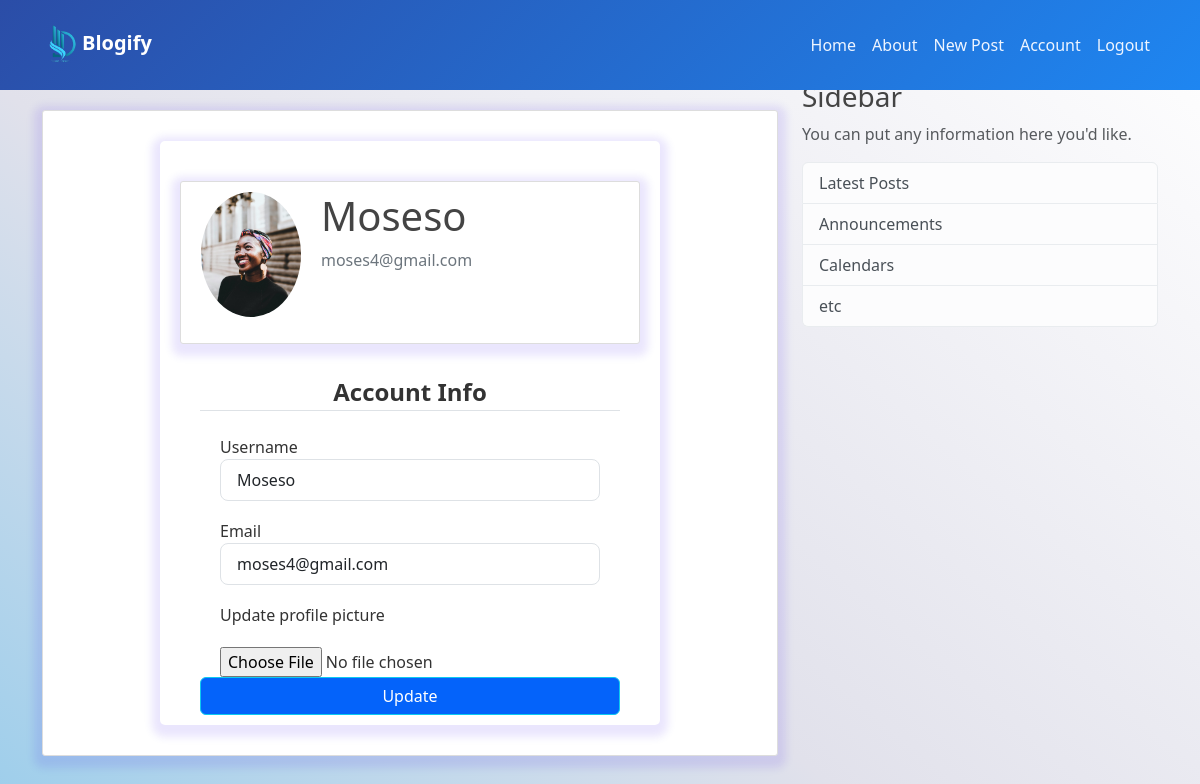
Page /account (signed in) on the committed database.
### Blogify/model.py (models this page shows, shortened)
class User(db.Model, UserMixin):
    id = db.Column(db.Integer, primary_key=True)
    username = db.Column(db.String(20), unique=True, nullable=False)
    email = db.Column(db.String(120), unique=True, nullable=False)
    image_file = db.Column(db.String(20), nullable=False, default='default.jpg')
    password = db.Column(db.String(60), nullable=False)
    posts = db.relationship('Post', backref='author', lazy=True)

### Blogify/route.py (the view)
@app.route('/account', methods=['GET', 'POST'])
@login_required
def account():
    form = UpdateAccountForm()
    if form.validate_on_submit():
        if form.picture.data:
            picture_file = photos.save(form.picture.data)
            filename_url = url_for('upload_photo', filename=picture_file)
        current_user.username = form.username.data
        current_user.email = form.email.data
        current_user.image_file = filename_url
        db.session.commit()
        flash('Account updated successfully!', 'success')
        return redirect(url_for('account'))
    elif request.method == 'GET':
        form.username.data = current_user.username
        form.email.data = current_user.email
    return render_template('account.html', title='Account',
                           form=form)

### Blogify/forms.py (shortened to what this page needs)
class UpdateAccountForm(FlaskForm):
    username = StringField('Username',
                           validators=[DataRequired(), Length(min=4, max=6)])
    email = StringField('Email',
                        validators=[DataRequired(), Email()])
    picture = FileField('Update profile picture',
                        validators=[FileAllowed(photos, 'Images only')])
    submit = SubmitField('Update')

### Blogify/model.py (called while the page is built)
@login_manager.user_loader
def load_user(user_id):
    return User.query.get(int(user_id))

### Blogify/templates/account.html (shortened to what this page needs)
{% extends "main.html" %}
{% block content %}
<div class="content">
    <div class="content-section">
        <div class="media">
          <img class="rounded-circle account-img" style="object-fit: cover;" src="{{ current_user.image_file }}">
          <div class="media-body">
            <h2 class="account-heading">{{ current_user.username }}</h2>
            <p class="text-secondary">{{ current_user.email }}</p>
          </div>
        </div>
          <form method="POST" action="" enctype="multipart/form-data">
              <fieldset class="form-group">
                  <legend class="border-bottom mb-4">Account Info</legend>
                  <div class="form-group">
                      {{ form.username.label(class="form-control-label") }}
                      {% if form.username.errors %}
                          {{ form.username(class="form-control form-control-lg is-invalid") }}
                          <div class="invalid-feedback">
                              {% for error in form.username.errors %}
                                  <span>{{ error }}</span>
                              {% endfor %}
                          </div>
                      {% else %}
                          {{ form.username(class="form-control form-control-lg") }}
                      {% endif %}
                  </div>
                  <div class="form-group">
                      {{ form.email.label(class="form-control-label") }}
                      {% if form.email.errors %}
                          {{ form.email(class="form-control form-control-lg is-invalid") }}
                          <div class="invalid-feedback">
                              {% for error in form.email.errors %}
                                  <span>{{ error }}</span>
                              {% endfor %}
                          </div>
                      {% else %}
                          {{ form.email(class="form-control form-control-lg") }}
                      {% endif %}
                  </div>
                  <div class="form-group">
                      {{ form.picture.label() }}
                      {{ form.picture(class="form-control-file") }}
                  </div>
              </fieldset>
              <div class="form-group">
                  {{ form.submit(class="btn btn-outline-info") }}
              </div>
          </form>
      </div>
</div>
{% endblock content %}

### Blogify/static/main.css (style rules this page uses)
:root { --primary: #0463FA; --light: #EFF5FF; --dark: #1B2C51; }
body { background: rgb(255,255,255); background: linear-gradient(220deg, rgba(255,255,255,1) 0%, rgba(225,225,235,1) 58%, rgb(150, 204, 235) 100%); color: #333333; height: 100vh; margin-top: 5rem; }
h1, h2, h3, h4, h5, h6 { color: #444444; }
.content { background: #ffffff; box-shadow: 0 4px 8px 8px rgba(48, 6, 237, 0.1); border: 1px solid #dddddd; border-radius: 3px; margin-bottom: 20px; font-weight: 500; margin: 30px auto; }
.content .content-section { max-width: 500px; margin: 30px auto ; flex: 1 0 auto; padding: 10px 20px; border-radius: 5px; box-shadow: 0 4px 8px 8px rgba(48, 6, 237, 0.1); }
.media { background: #ffffff; box-shadow: 0 4px 8px 8px rgba(48, 6, 237, 0.1); border: 1px solid #dddddd; border-radius: 3px; margin-bottom: 20px; font-weight: 500; padding: 10px 20px; }
.media { width: 100%; display: flex; margin: 30px auto; }
.media-body { width: 100%; }
.account-img { height: 125px; width: 125px; margin-right: 20px; margin-bottom: 16px; }
.account-heading { font-size: 2.5rem; }
.content-section .form-group { padding-left: 20px; padding-right: 20px; }
.content-section .border-bottom { text-align: center; font-weight: 700; padding-left: 20px; padding-right: 20px; }
.content-section .form-group .btn { width: 100%; color: #fff; background-color: var(--primary); transition: all ease-in .9s; }
.form-group .form-control-file { margin-top: 20px; }
.form-group .form-control { margin-bottom: 18px; }
.form-group .form-control-label { font-size: 16px; }
.form-group .form-control { font-size: 16px; }

### rows in the picture
User: image_file (picture), username "Moseso", email "moses4@gmail.com"
